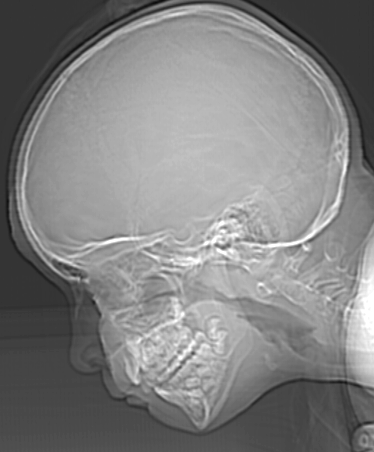
#> input picture 03. Intensity/Skull.tif, 374 x 452 px
$ python intensity.py
#> lines starting #> are read from the running program, lines starting #| are printed output that depends on the picture; after the words box and inside, x2 and y2 are one past the last pixel; in counts of white or black regions, pixels touching at a corner belong together
import cv2
import numpy as np
from matplotlib import pyplot as plt

img = cv2.imread("Skull.tif",0)
#> img is the input picture: shape (452, 374); min 12, max 255, mean 129.4

x1=8
x2=4
x3=2

#img=np.array(img).astype(np.uint8)
step1=np.ceil(255/(x1-1))
step2=np.ceil(255/(x2-1))
step3=np.ceil(255/(x3-1))

new_img1=np.round(img/step1)*step1
new_img2=np.round(img/step2)*step1
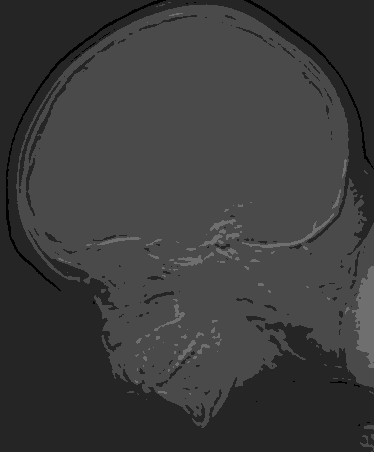
#> new_img2: shape (452, 374) float64; min 0, max 111, mean 59.5
new_img3=np.round(img/step3)*step1
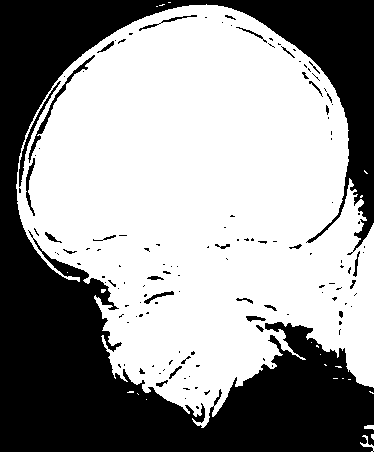
#> new_img3: shape (452, 374) float64; values 0 (black) and 37 (white), 59.7% white; 134 black regions (103 under 20 px), largest, box (x1, y1, x2, y2) and area: (0, 0, 374, 452) 65430, (28, 55, 95, 163) 449, (19, 81, 61, 187) 349

# [5 lines of commented-out code are left out]

plt.subplot(221)
plt.imshow(img,'gray')
plt.axis("off")
plt.title("256 Levels")

plt.subplot(222)
plt.imshow(new_img1,'gray')
plt.axis("off")
plt.title("8 Levels")

plt.subplot(223)
plt.imshow(new_img2,'gray')
plt.axis("off")
plt.title("4 Levels")

plt.subplot(224)
plt.imshow(new_img3,'gray')
plt.axis("off")
plt.title("2 Levels")

plt.show()
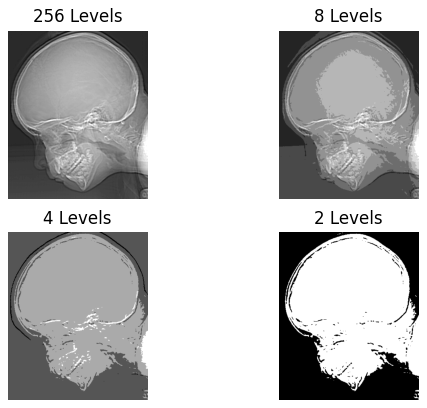
#> figure drawn by matplotlib, 4 panels
#plt.savefig("intensity_levels.png")
